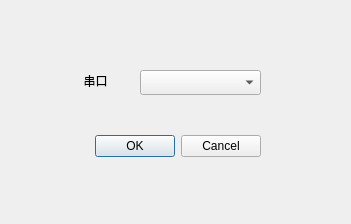
<?xml version="1.0" encoding="UTF-8"?>
<ui version="4.0">
 <class>SettingWindow</class>
 <widget class="QDialog" name="SettingWindow">
  <property name="windowModality">
   <enum>Qt::WindowModal</enum>
  </property>
  <property name="geometry">
   <rect>
    <x>0</x>
    <y>0</y>
    <width>351</width>
    <height>224</height>
   </rect>
  </property>
  <property name="windowTitle">
   <string>串口设置</string>
  </property>
  <property name="windowIcon">
   <iconset resource="resource.qrc">
    <normaloff>:/images/setting_icon.jpg</normaloff>:/images/setting_icon.jpg</iconset>
  </property>
  <property name="modal">
   <bool>true</bool>
  </property>
  <widget class="QDialogButtonBox" name="buttonBox">
   <property name="geometry">
    <rect>
     <x>-10</x>
     <y>130</y>
     <width>271</width>
     <height>32</height>
    </rect>
   </property>
   <property name="orientation">
    <enum>Qt::Horizontal</enum>
   </property>
   <property name="standardButtons">
    <set>QDialogButtonBox::Cancel|QDialogButtonBox::Ok</set>
   </property>
  </widget>
  <widget class="QComboBox" name="comboBox">
   <property name="geometry">
    <rect>
     <x>140</x>
     <y>70</y>
     <width>121</width>
     <height>25</height>
    </rect>
   </property>
  </widget>
  <widget class="QLabel" name="label">
   <property name="geometry">
    <rect>
     <x>50</x>
     <y>60</y>
     <width>91</width>
     <height>41</height>
    </rect>
   </property>
   <property name="text">
    <string>串口</string>
   </property>
   <property name="alignment">
    <set>Qt::AlignCenter</set>
   </property>
  </widget>
 </widget>
 <resources>
  <include location="resource.qrc"/>
 </resources>
 <connections>
  <connection>
   <sender>buttonBox</sender>
   <signal>accepted()</signal>
   <receiver>SettingWindow</receiver>
   <slot>accept()</slot>
   <hints>
    <hint type="sourcelabel">
     <x>248</x>
     <y>254</y>
    </hint>
    <hint type="destinationlabel">
     <x>157</x>
     <y>274</y>
    </hint>
   </hints>
  </connection>
  <connection>
   <sender>buttonBox</sender>
   <signal>rejected()</signal>
   <receiver>SettingWindow</receiver>
   <slot>reject()</slot>
   <hints>
    <hint type="sourcelabel">
     <x>316</x>
     <y>260</y>
    </hint>
    <hint type="destinationlabel">
     <x>286</x>
     <y>274</y>
    </hint>
   </hints>
  </connection>
 </connections>
</ui>
